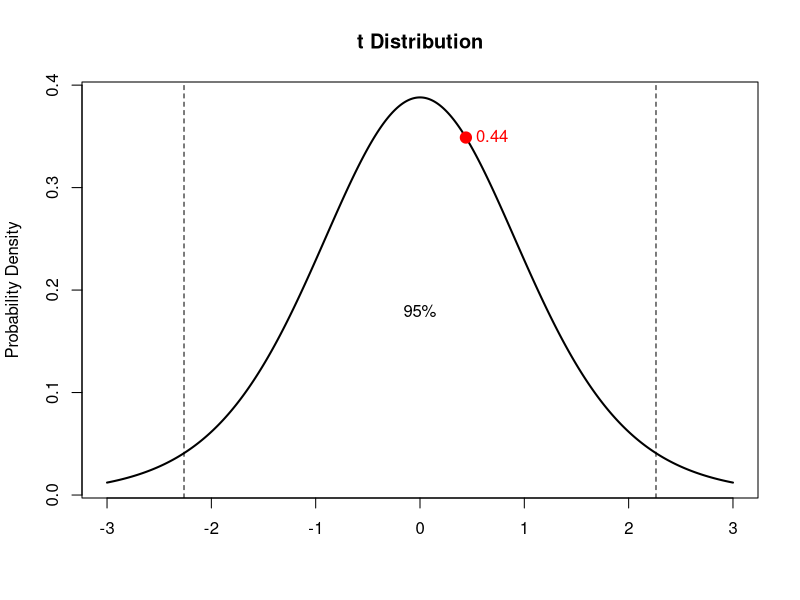
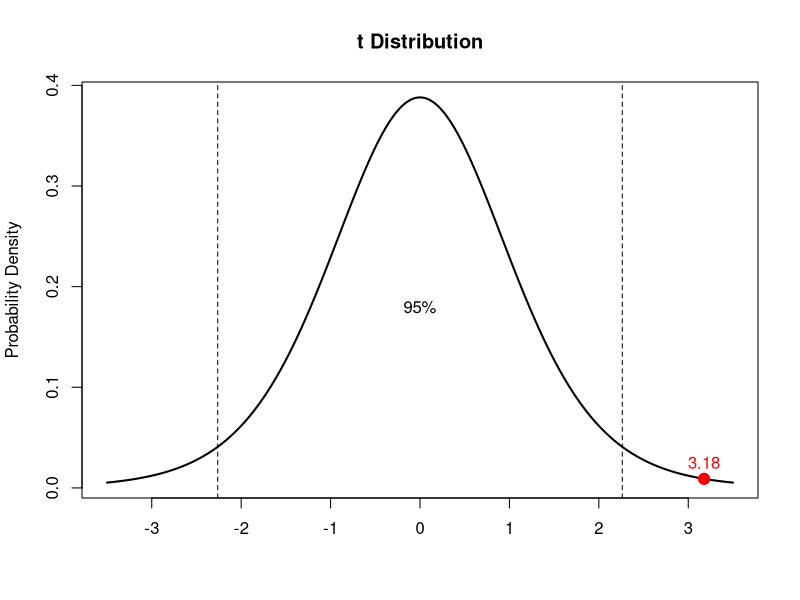

Here is the R script that generated these plots, in order:
###################
#### CHAPTER 7 ####
###################

#########
## 7.2 ##
#########

## Table 7.1. Data on 20 projects (using process A and B) ##
projects <- data.frame(Order = 1:20,
           Process = c(rep("A", 10), rep("B", 10)),
           Reliability = c(89.7, 81.4, 84.5, 84.8, 87.3, 79.7, 85.1, 81.7, 83.7, 84.5, 84.7, 86.1, 83.2, 91.9, 86.3, 79.3, 82.6, 89.1, 83.7, 88.5))

# Calculate the mean reliability of process A and process B
(processMeans <- with(projects, tapply(X = Reliability, INDEX = Process, FUN = mean)))

ybar_a <- processMeans[[1]]
ybar_b <- processMeans[[2]]

# Difference in means
ybar_b - ybar_a

# historical differences greater than 1.30
probabilityDiff <- 9/191

# which is less than 0.05
probabilityDiff < 0.05

#########
## 7.3 ##
#########
languages <- data.frame(Order = 1:11,
                        Language = c("A", "A", "B", "B", "A", "B", "B", "B", "A", "A", "B"),
                        Correctness = c(29.9, 11.4, 26.6, 23.7, 25.3, 28.5, 14.2, 17.9, 16.5, 21.1, 24.3))

# Find means for language A and B
(means <- with(languages, tapply(X = Correctness, INDEX = Language, FUN = mean)))

# Find n for language A and B
(ns <- with(languages, tapply(X = Correctness, INDEX = Language, FUN = length)))

# Find the difference between language A and language B
(meanDiff <- means[[2]] - means[[1]])

ybar_a <- means[[1]]
ybar_b <- means[[2]]

n_a <- ns[[1]]
n_b <- ns[[2]]

y_a <- languages$Correctness[languages$Language == "A"]
y_b <- languages$Correctness[languages$Language == "B"]

# Table 7.6 t0 calculations
ybar_b - ybar_a
(s2_a <- (sum((y_a - ybar_a)^2))/(n_a - 1))
(s2_b <- (sum((y_b - ybar_b)^2))/(n_b - 1))
(s2 <- ((n_a - 1)*s2_a + (n_b - 1)*s2_b)/((n_a-1)+(n_b-1)))
(t0 <- (meanDiff - 0)/sqrt(s2*((1/n_a) + (1/n_b))))

# This function gives you the exact probability of 0.44 in this t-distribution
pt(0.44, df = 9)

# When using the table in the annexes, the probability must be estimated between the values
#  shown in the table. As you can see, the probability that the above function gives you, 0.66,
#  is in fact between 0.260 and 0.697 as said in the book.

# The range of the 95% confidence interval for t-distribution with df = 9
c(qt(0.025, df = 9), qt(0.975, df = 9))
# The t-value we found is between this interval, therefore we cannot reject out null hypothesis

# A plot of the t-distribution, the 95% confidence interval, and the t-value we calculated
plot(x = seq(-3,3,length.out = 1000),
     y = dt(seq(-3,3,length.out = 1000), df = 9),
     main = "t Distribution",
     ylab = "Probability Density",
     xlab = "",
     type = "l",
     lwd = 2)
abline(v = qt(0.025, df = 9), lty = 2)
abline(v = qt(0.975, df = 9), lty = 2)
points(0.44, dt(0.44, df = 9), pch = 19, cex = 1.5, col = "red")
text(0.44, dt(0.44, df = 9), label = "0.44", pos = 4, col = "red")
text(0, 0.18, label = "95%")

# KEEEP???????
t.test(subset(languages, Language == "A")$Correctness, subset(languages, Language == "B")$Correctness)

#########
## 7.4 ##
#########
techniques <- data.frame(project = 1:10,
                         techniqueA = c(13.2, 8.2, 10.9, 14.3, 10.7, 6.6, 9.5, 10.8, 8.8, 13.3),
                         techniqueB = c(14.0, 8.8, 11.2, 14.2, 11.8, 6.4, 9.8, 11.3, 9.3, 13.6))
techniques$d <- techniques$techniqueB - techniques$techniqueA

# Mean difference in techniques
mean(techniques$d)

# Variance the quick and easy way
var(techniques$d)
# or as done in the book:
s2 <- (sum((techniques$d - mean(techniques$d))^2))/(length(techniques$d)-1)

# Standard deviation (s)
sd(techniques$d)
# or
s <- sqrt(s2)

# Calculate t statistic
(t0 <- ((mean(techniques$d)-0)/s) * sqrt(length(techniques$d)-1))

# Probability density of the calculated t value. This value is greater than 0.975, therefore
#  we can reject the null hypothesis
pt(t0, df = 9)

# The probability that t >= 3.18 is found by the following:
1-pt(t0, df=9)
# OR
pt(-t0, df=9)

# The range of the 95% confidence interval for t-distribution with 9 degrees of freedom
qt(c(0.025, 0.975), df = 9)
# Again, the t value is outside of this range therefore, reject the null. There is evidence that
#  there is a difference between technique A and B.

# Visual representation of t-distribution:
plot(x = seq(-3.5,3.5,length.out = 1000),
     y = dt(seq(-3.5,3.5,length.out = 1000), df = 9),
     main = "t Distribution",
     ylab = "Probability Density",
     xlab = "",
     type = "l",
     lwd = 2)
abline(v = qt(0.025, df = 9), lty = 2)
abline(v = qt(0.975, df = 9), lty = 2)
points(t0, dt(t0, df = 9), pch = 19, cex = 1.5, col = "red")
text(t0, dt(t0, df = 9), label = round(t0, 2), pos = 3, col = "red")
text(0, 0.18, label = "95%")



